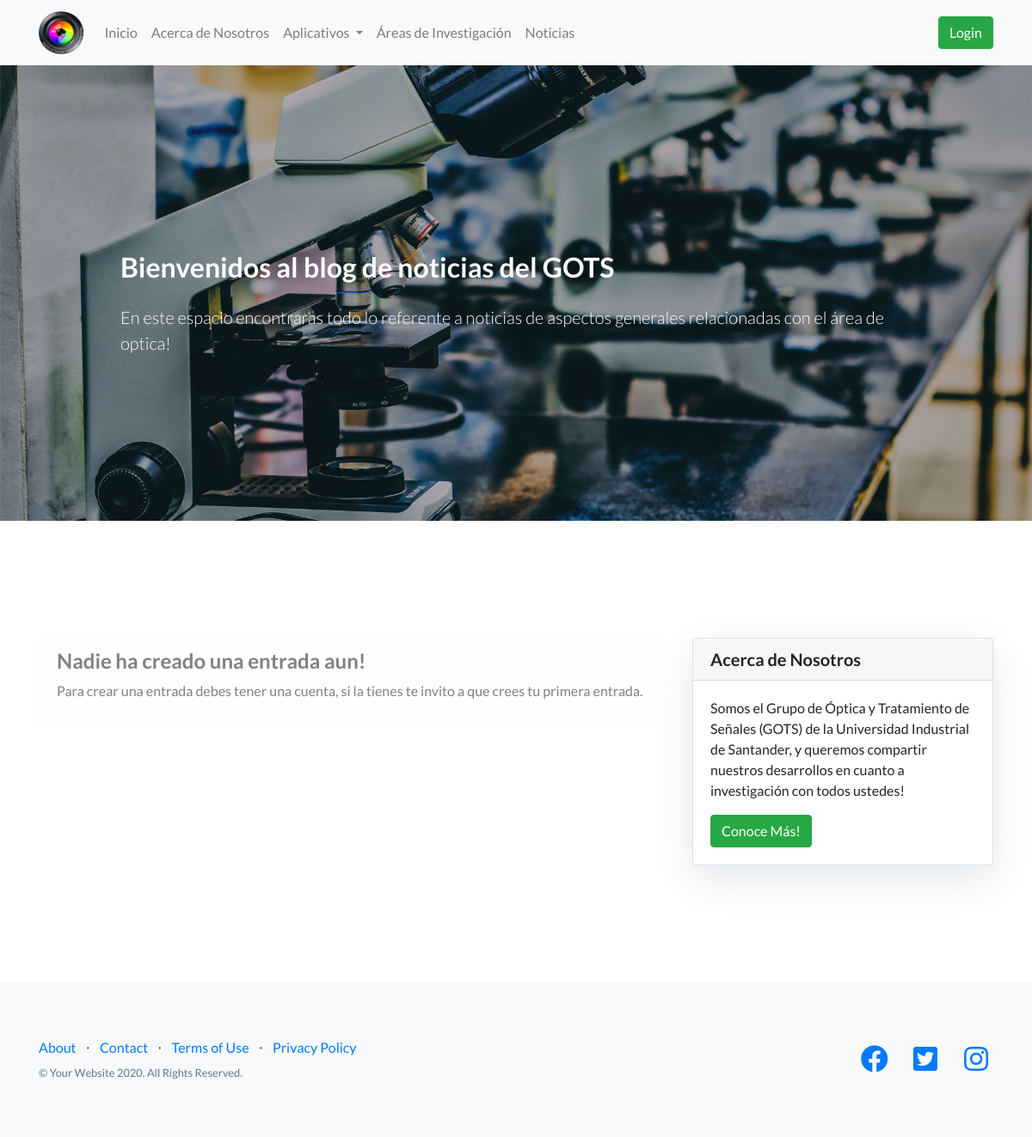
/blog/, run on an earlier commit of the app's database.
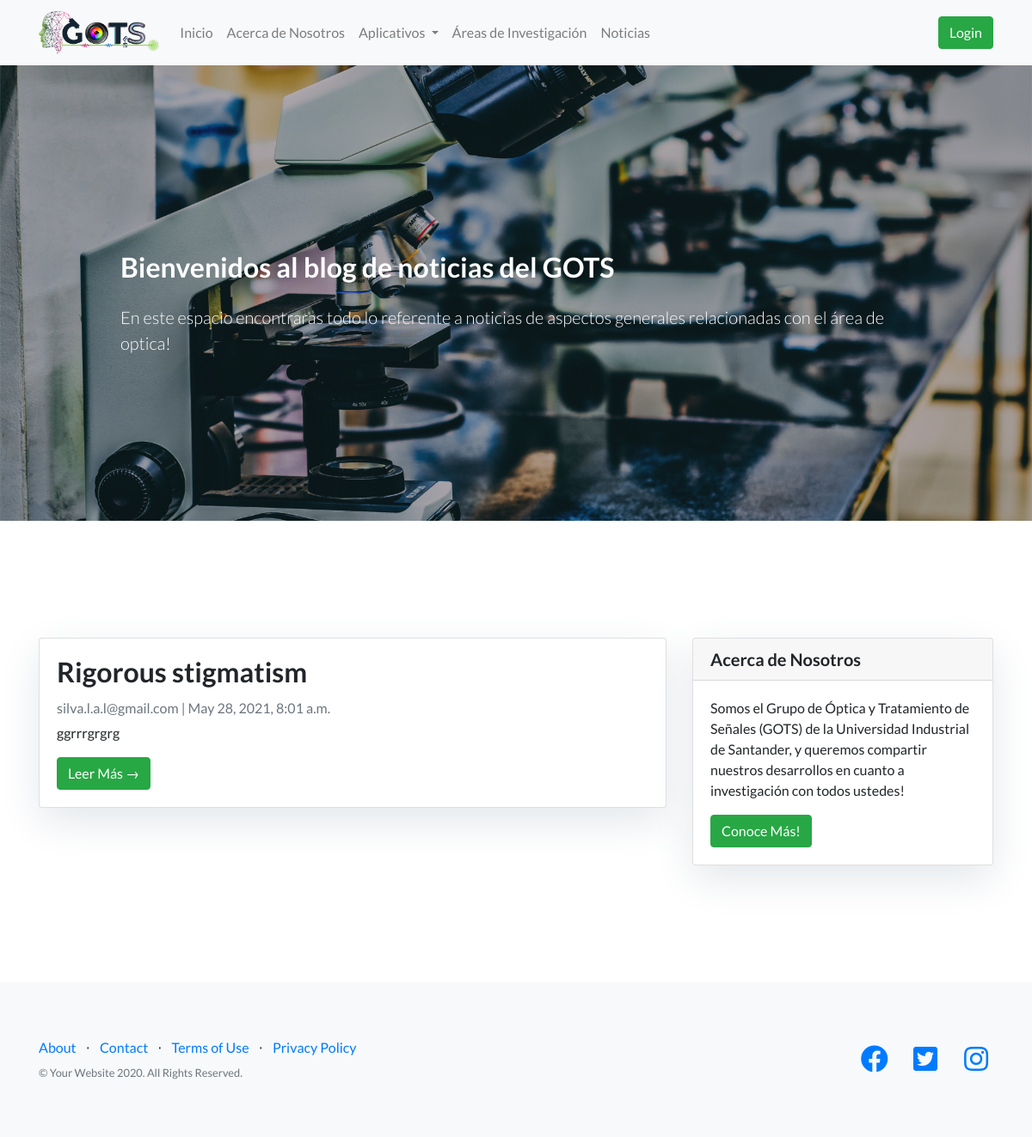
And on a later commit of the database.
### apps/home/models.py (models this page shows, shortened)
class Configuration(models.Model):
	group_name = models.CharField(max_length=45)
	admin_name = models.CharField(max_length=45)
	admin_email = models.CharField(max_length=45)
	group_logo = models.ImageField(upload_to='img')
	about = models.TextField()

class MenuItem(models.Model):
	name = models.CharField(max_length=45)
	url = models.CharField(max_length=200)
	menu = models.ForeignKey(Menu, on_delete=models.CASCADE)
	class Meta:
		ordering = ['pk']

### apps/blog/models.py (models this page shows, shortened)
class Post(models.Model):
	title = models.CharField(max_length=200, unique=True)
	slug = models.SlugField(max_length=200, unique=True)
	author = models.ForeignKey(User, on_delete=models.CASCADE, related_name='blog_posts')
	abstract = models.TextField(blank=True, null=True)
	image = models.ImageField(upload_to='blog')
	updated_on = models.DateTimeField(auto_now=True)
	content = models.TextField(blank=True, null=True)
	created_on = models.DateTimeField(auto_now_add=True)
	status = models.IntegerField(choices=STATUS, default=0)
	carousel_item = models.BooleanField('show item in carousel', default=False)
	class Meta:
		ordering = ['-created_on']
	@property
	def short_description(self):
		return truncatechars(self.abstract, 200)

### apps/user/models.py (models this page shows)
class User(AbstractBaseUser, PermissionsMixin):
    id = models.UUIDField(primary_key=True, default=uuid.uuid4, editable=False)
    first_name = models.CharField(max_length=45, null=True, blank=True)
    last_name = models.CharField(max_length=45, null=True, blank=True)
    username = models.CharField(verbose_name='username', max_length=45, unique=True)
    school = models.CharField(max_length=45)
    description = models.TextField()
    email = models.EmailField(
        verbose_name='email address',
        max_length=45,
        unique=True
    )
    is_active = models.BooleanField(default=True)
    is_staff = models.BooleanField(default=False)
    is_superuser = models.BooleanField(default=False)
    date_of_birth = models.DateField(null=True, blank=True)
    USERNAME_FIELD = 'email'
    REQUIRED_FIELDS = ['username']
    objects = UserManager()
    def __str__(self):
        return self.email
    class Meta:
        db_table = "user"

### apps/blog/views.py (the view)
# urls.py: path('', PostList.as_view(), name='posts'),
class PostList(generic.ListView):
	template_name = 'post_list.html'
	def get(self, request, *args, **kwargs):
		object_list = Post.objects.filter(status=1).order_by('-created_on')
		paginator = Paginator(object_list, 5)
		page = request.GET.get('page')
		try:
			post_list = paginator.page(page)
		except PageNotAnInteger:
			post_list = paginator.page(1)
		except EmptyPage:
			post_list = paginator.page(paginator.num_pages)
		if request.user.is_anonymous:
			user = None
		else:
			user = {
				'username': request.user.username,
				'email': request.user.email,
				'is_authenticated': request.user.is_authenticated
			}
		try:
			configuration = Configuration.objects.get(pk=1)
		except ObjectDoesNotExist:
			configuration = None
		try:
			menu = Menu.objects.get(pk=1)
			menu_data = {
				'name': menu.name,
				'items': [
					{
						'name': item.name,
						'url': item.url,
						'elements': [
							{'name': element.name, 'url': element.url} for element in MenuItemElement.objects.filter(menu_item=item)
						]
					} for item in MenuItem.objects.filter(menu=menu)
				]
			}
		except ObjectDoesNotExist:
			menu_data = None
		response = {
			'success': 'true',
			'message': 'Configuration data fetched successfully',
			'data': {
				'configuration': configuration,
				'menu': menu_data
			},
			'user': user,
			'post_list': post_list,
			'page': page
		}
		return render(request, self.template_name, response)

### apps/blog/templates/post_list.html (shortened to what this page needs)
{% extends "base.html" %}
{% block content %}
<header class="masthead">
    <div class="overlay"></div>
    <div class="container">
        <div class="row">
            <div class="col-md-8 col-md-10 mx-auto">
                <div class="site-heading">
                    <h2 class=" site-heading my-4 mt-3 text-white"> Bienvenidos al blog de noticias del GOTS </h2>
                    <p class="lead mb-0 text-white">En este espacio encontraras todo lo referente a noticias de aspectos generales relacionadas con el área de optica! &nbsp
                    </p>
                </div>
            </div>
        </div>
    </div>
</header>
<section class="introduction">
    <div class="container">
        <div class="row">
            <div class="col-md-8 mt-4 left">
                {% if post_list %}
                {% for post in post_list %}
                <div class="card mb-4">
                    <div class="card-body">
                        <h2 class="card-title">{{ post.title }}</h2>
                        <p class="card-text text-muted h6">{{ post.author }} | {{ post.created_on}} </p>
                        <p class="card-text">{{post.short_description}}</p>
                        <a href="{% url 'post_detail' post.slug  %}" class="btn btn-success">Leer Más &rarr;</a>
                    </div>
                </div>
                {% endfor %}
                {% else %}
                <div class="alert alert-light" role="alert">
                    <h4 class="alert-heading">Nadie ha creado una entrada aun!</h4>
                    <p>Para crear una entrada debes tener una cuenta, si la tienes te invito a que crees tu primera entrada.</p>
                </div>
                {% endif %}
            </div>
            {% block sidebar %} {% include 'sidebar.html' %} {% endblock sidebar %}
        </div>
    </div>
</section>
{%endblock%}

### apps/blog/templates/base.html (shortened to what this page needs)
{% load static %}
<!DOCTYPE html>
<html lang="en">
<head>
  <link rel="stylesheet" href="{% static 'vendor/bootstrap/css/bootstrap.min.css' %}">
  <link rel="stylesheet" href="{% static 'vendor/fontawesome-free/css/all.min.css' %}">
  <link rel="stylesheet" href="{% static 'vendor/simple-line-icons/css/simple-line-icons.css' %}">
  <link rel="stylesheet" href="{% static 'css/landing-page.css' %}">
</head>
<body>
  <nav class="navbar navbar-expand-lg navbar-light bg-light">
    <div class="container">
      <a class="navbar-brand" href="/">
        <img src="{{ data.configuration.group_logo.url }}" height="50" class="d-inline-block align-top" alt="" loading="lazy">
      </a>
      <div class="collapse navbar-collapse" id="navbarNavDropdown">
        <ul class="navbar-nav mr-auto mt-2 mt-lg-0">
          {% for item in data.menu.items %}
          {% if item.elements %}
          <li class="nav-item dropdown">
            <a class="nav-link dropdown-toggle" href="{{item.url}}" id="navbarDropdownApps" role="button" data-toggle="dropdown" aria-haspopup="true" aria-expanded="false">
            {{item.name}}
            </a>
          </li>
          {% else %}
          <li class="nav-item">
            <a class="nav-link" href="{{item.url}}">{{item.name}}</a>
          </li>
          {% endif %}
          {% endfor %}
        </ul>
        <div class="form-inline my-2 my-lg-0">
          <button class="btn btn-success" type="button" onclick="go_to_admin_panel()">{% if user.is_authenticated %}Admin{% else %}Login{% endif %}</button>
        </div>
      </div>
    </div>
  </nav>
  {% block content %}{% endblock %}
  <footer class="footer bg-light">
    <div class="container">
      <div class="row">
        <div class="col-lg-6 h-100 text-center text-lg-left my-auto">
          <ul class="list-inline mb-2">
            <li class="list-inline-item">
              <a href="#">About</a>
            </li>
            <li class="list-inline-item">&sdot;</li>
            <li class="list-inline-item">
              <a href="#">Contact</a>
            </li>
            <li class="list-inline-item">&sdot;</li>
            <li class="list-inline-item">
              <a href="#">Terms of Use</a>
            </li>
            <li class="list-inline-item">&sdot;</li>
            <li class="list-inline-item">
              <a href="#">Privacy Policy</a>
            </li>
          </ul>
          <p class="text-muted small mb-4 mb-lg-0">&copy; Your Website 2020. All Rights Reserved.</p>
        </div>
        <div class="col-lg-6 h-100 text-center text-lg-right my-auto">
          <ul class="list-inline mb-0">
            <li class="list-inline-item mr-3">
              <a href="#">
                <i class="fab fa-facebook fa-2x fa-fw"></i>
              </a>
            </li>
            <li class="list-inline-item mr-3">
              <a href="#">
                <i class="fab fa-twitter-square fa-2x fa-fw"></i>
              </a>
            </li>
            <li class="list-inline-item">
              <a href="#">
                <i class="fab fa-instagram fa-2x fa-fw"></i>
              </a>
            </li>
          </ul>
        </div>
      </div>
    </div>
  </footer>
</body>
</html>

What changed in the data, as far as the page shows it:
changed Configuration: configuration.group_logo: a different picture
added Post: title "Rigorous stigmatism", author "silva.l.a.l@gmail.com", created_on "May 28, 2021, 8:01 a.m.", short_description "ggrrrgrgrg"
Also different on the page:
text no longer shown: "Nadie ha creado una entrada aun! Para crear una entrada debes tener una cuenta, si la tienes te invito a que crees tu primera entrada."
